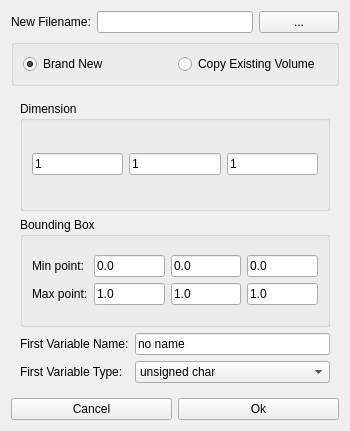
<ui version="4.0" >
 <class>NewVolumeDialog</class>
 <widget class="QWidget" name="NewVolumeDialog" >
  <property name="geometry" >
   <rect>
    <x>0</x>
    <y>0</y>
    <width>350</width>
    <height>431</height>
   </rect>
  </property>
  <property name="windowTitle" >
   <string>New Volume</string>
  </property>
  <layout class="QGridLayout" name="gridLayout_8" >
   <item row="0" column="0" >
    <widget class="QLabel" name="_filenameLabel" >
     <property name="text" >
      <string>New Filename:</string>
     </property>
    </widget>
   </item>
   <item row="0" column="1" colspan="2" >
    <widget class="QLineEdit" name="_filename" />
   </item>
   <item row="0" column="3" >
    <widget class="QPushButton" name="_filenameButton" >
     <property name="text" >
      <string>...</string>
     </property>
    </widget>
   </item>
   <item row="1" column="0" colspan="4" >
    <widget class="QGroupBox" name="_newCopyGroup" >
     <property name="title" >
      <string/>
     </property>
     <property name="checkable" >
      <bool>false</bool>
     </property>
     <layout class="QHBoxLayout" name="horizontalLayout" >
      <item>
       <widget class="QRadioButton" name="_newVolumeButton" >
        <property name="text" >
         <string>Brand New</string>
        </property>
        <property name="checked" >
         <bool>true</bool>
        </property>
       </widget>
      </item>
      <item>
       <widget class="QRadioButton" name="_copyVolumeButton" >
        <property name="text" >
         <string>Copy Existing Volume</string>
        </property>
       </widget>
      </item>
     </layout>
    </widget>
   </item>
   <item row="2" column="0" colspan="4" >
    <widget class="QStackedWidget" name="_newVolumeStack" >
     <property name="currentIndex" >
      <number>0</number>
     </property>
     <widget class="QWidget" name="NewVolumeInformation" >
      <layout class="QGridLayout" name="gridLayout_4" >
       <item row="0" column="0" colspan="2" >
        <widget class="QGroupBox" name="_dimensionGroupBox" >
         <property name="title" >
          <string>Dimension</string>
         </property>
         <layout class="QHBoxLayout" name="horizontalLayout_3" >
          <item>
           <widget class="QLineEdit" name="_dimensionX" >
            <property name="text" >
             <string>1</string>
            </property>
           </widget>
          </item>
          <item>
           <widget class="QLineEdit" name="_dimensionY" >
            <property name="text" >
             <string>1</string>
            </property>
           </widget>
          </item>
          <item>
           <widget class="QLineEdit" name="_dimensionZ" >
            <property name="text" >
             <string>1</string>
            </property>
           </widget>
          </item>
         </layout>
        </widget>
       </item>
       <item row="1" column="0" colspan="2" >
        <widget class="QGroupBox" name="_boundingBoxGroupBox" >
         <property name="title" >
          <string>Bounding Box</string>
         </property>
         <layout class="QGridLayout" name="gridLayout_6" >
          <item row="0" column="0" >
           <layout class="QGridLayout" name="gridLayout_5" >
            <item row="0" column="0" >
             <widget class="QLabel" name="_boundingBoxMinLabel" >
              <property name="text" >
               <string>Min point:</string>
              </property>
             </widget>
            </item>
            <item row="0" column="1" >
             <widget class="QLineEdit" name="_boundingBoxMinX" >
              <property name="text" >
               <string>0.0</string>
              </property>
             </widget>
            </item>
            <item row="0" column="2" >
             <widget class="QLineEdit" name="_boundingBoxMinY" >
              <property name="text" >
               <string>0.0</string>
              </property>
             </widget>
            </item>
            <item row="0" column="3" >
             <widget class="QLineEdit" name="_boundingBoxMinZ" >
              <property name="text" >
               <string>0.0</string>
              </property>
             </widget>
            </item>
            <item row="1" column="0" >
             <widget class="QLabel" name="_boundingBoxMaxLabel" >
              <property name="text" >
               <string>Max point:</string>
              </property>
             </widget>
            </item>
            <item row="1" column="1" >
             <widget class="QLineEdit" name="_boundingBoxMaxX" >
              <property name="text" >
               <string>1.0</string>
              </property>
             </widget>
            </item>
            <item row="1" column="2" >
             <widget class="QLineEdit" name="_boundingBoxMaxY" >
              <property name="text" >
               <string>1.0</string>
              </property>
             </widget>
            </item>
            <item row="1" column="3" >
             <widget class="QLineEdit" name="_boundingBoxMaxZ" >
              <property name="text" >
               <string>1.0</string>
              </property>
             </widget>
            </item>
           </layout>
          </item>
         </layout>
        </widget>
       </item>
       <item row="2" column="0" >
        <widget class="QLabel" name="_variableNameLabel" >
         <property name="text" >
          <string>First Variable Name:</string>
         </property>
        </widget>
       </item>
       <item row="2" column="1" >
        <widget class="QLineEdit" name="_variableName" >
         <property name="text" >
          <string>no name</string>
         </property>
        </widget>
       </item>
       <item row="3" column="0" >
        <widget class="QLabel" name="_variableTypeLabel" >
         <property name="text" >
          <string>First Variable Type:</string>
         </property>
        </widget>
       </item>
       <item row="3" column="1" >
        <widget class="QComboBox" name="_variableType" >
         <item>
          <property name="text" >
           <string>unsigned char</string>
          </property>
         </item>
         <item>
          <property name="text" >
           <string>unsigned short</string>
          </property>
         </item>
         <item>
          <property name="text" >
           <string>unsigned int</string>
          </property>
         </item>
         <item>
          <property name="text" >
           <string>float</string>
          </property>
         </item>
         <item>
          <property name="text" >
           <string>double</string>
          </property>
         </item>
        </widget>
       </item>
      </layout>
     </widget>
     <widget class="QWidget" name="CopyVolumeInformation" >
      <layout class="QGridLayout" name="gridLayout_7" >
       <item row="0" column="0" >
        <widget class="QLabel" name="_volumeCopyLabel" >
         <property name="text" >
          <string>Volume File to Copy:</string>
         </property>
        </widget>
       </item>
       <item row="0" column="1" colspan="3" >
        <spacer name="horizontalSpacer" >
         <property name="orientation" >
          <enum>Qt::Horizontal</enum>
         </property>
         <property name="sizeHint" stdset="0" >
          <size>
           <width>173</width>
           <height>20</height>
          </size>
         </property>
        </spacer>
       </item>
       <item row="1" column="0" colspan="3" >
        <widget class="QLineEdit" name="_volumeCopyFilename" />
       </item>
       <item row="1" column="3" >
        <widget class="QPushButton" name="_volumeCopyFilenameButton" >
         <property name="text" >
          <string>...</string>
         </property>
        </widget>
       </item>
       <item row="2" column="0" colspan="2" >
        <widget class="QCheckBox" name="_extractSubVolume" >
         <property name="text" >
          <string>Extract Sub Volume</string>
         </property>
        </widget>
       </item>
       <item row="2" column="2" colspan="2" >
        <spacer name="horizontalSpacer_2" >
         <property name="orientation" >
          <enum>Qt::Horizontal</enum>
         </property>
         <property name="sizeHint" stdset="0" >
          <size>
           <width>122</width>
           <height>21</height>
          </size>
         </property>
        </spacer>
       </item>
       <item row="3" column="0" colspan="4" >
        <widget class="QTabWidget" name="_extractSubVolumeMethod" >
         <property name="enabled" >
          <bool>false</bool>
         </property>
         <property name="currentIndex" >
          <number>0</number>
         </property>
         <widget class="QWidget" name="tab" >
          <attribute name="title" >
           <string>Using Image Indices</string>
          </attribute>
          <layout class="QGridLayout" name="gridLayout" >
           <item row="0" column="0" >
            <widget class="QLabel" name="_extractSubVolumeMinIndexLabel" >
             <property name="text" >
              <string>Minimum Index:</string>
             </property>
            </widget>
           </item>
           <item row="0" column="1" >
            <widget class="QLineEdit" name="_extractSubVolumeMinIndexX" />
           </item>
           <item row="0" column="2" >
            <widget class="QLineEdit" name="_extractSubVolumeMinIndexY" />
           </item>
           <item row="0" column="3" >
            <widget class="QLineEdit" name="_extractSubVolumeMinIndexZ" />
           </item>
           <item row="1" column="0" >
            <widget class="QLabel" name="_extractSubVolumeMaxIndexLabel" >
             <property name="text" >
              <string>Maximum Index:</string>
             </property>
            </widget>
           </item>
           <item row="1" column="1" >
            <widget class="QLineEdit" name="_extractSubVolumeMaxIndexX" />
           </item>
           <item row="1" column="2" >
            <widget class="QLineEdit" name="_extractSubVolumeMaxIndexY" />
           </item>
           <item row="1" column="3" >
            <widget class="QLineEdit" name="_extractSubVolumeMaxIndexZ" />
           </item>
          </layout>
         </widget>
         <widget class="QWidget" name="tab_2" >
          <attribute name="title" >
           <string>Using Bounding Box</string>
          </attribute>
          <layout class="QGridLayout" name="gridLayout_3" >
           <item row="0" column="0" >
            <layout class="QGridLayout" name="gridLayout_2" >
             <item row="0" column="0" >
              <widget class="QLabel" name="_extractSubVolumeMinLabel" >
               <property name="text" >
                <string>Min point:</string>
               </property>
              </widget>
             </item>
             <item row="0" column="1" >
              <widget class="QLineEdit" name="_extractSubVolumeMinX" />
             </item>
             <item row="0" column="2" >
              <widget class="QLineEdit" name="_extractSubVolumeMinY" />
             </item>
             <item row="0" column="3" >
              <widget class="QLineEdit" name="_extractSubVolumeMinZ" />
             </item>
             <item row="1" column="0" >
              <widget class="QLabel" name="_extractSubVolumeMaxLabel" >
               <property name="text" >
                <string>Max point:</string>
               </property>
              </widget>
             </item>
             <item row="1" column="1" >
              <widget class="QLineEdit" name="_extractSubVolumeMaxX" />
             </item>
             <item row="1" column="2" >
              <widget class="QLineEdit" name="_extractSubVolumeMaxY" />
             </item>
             <item row="1" column="3" >
              <widget class="QLineEdit" name="_extractSubVolumeMaxZ" />
             </item>
            </layout>
           </item>
           <item row="1" column="0" >
            <widget class="QGroupBox" name="_extractSubVolumeBoundingBoxDimensionGroup" >
             <property name="title" >
              <string>Dimension of sub volume sample</string>
             </property>
             <layout class="QHBoxLayout" name="horizontalLayout_2" >
              <item>
               <widget class="QLineEdit" name="_extractSubVolumeBoundingBoxDimX" />
              </item>
              <item>
               <widget class="QLineEdit" name="_extractSubVolumeBoundingBoxDimY" />
              </item>
              <item>
               <widget class="QLineEdit" name="_extractSubVolumeBoundingBoxDimZ" />
              </item>
             </layout>
            </widget>
           </item>
          </layout>
         </widget>
        </widget>
       </item>
      </layout>
      <zorder>horizontalSpacer</zorder>
      <zorder>label</zorder>
      <zorder>_volumeCopyFilename</zorder>
      <zorder>_volumeCopyFilenameButton</zorder>
      <zorder>_extractSubVolume</zorder>
      <zorder>horizontalSpacer_2</zorder>
      <zorder>_extractSubVolumeMethod</zorder>
      <zorder>_volumeCopyLabel</zorder>
     </widget>
    </widget>
   </item>
   <item row="3" column="0" colspan="2" >
    <widget class="QPushButton" name="_cancel" >
     <property name="text" >
      <string>Cancel</string>
     </property>
    </widget>
   </item>
   <item row="3" column="2" colspan="2" >
    <widget class="QPushButton" name="_ok" >
     <property name="text" >
      <string>Ok</string>
     </property>
    </widget>
   </item>
  </layout>
 </widget>
 <resources/>
 <connections>
  <connection>
   <sender>_extractSubVolume</sender>
   <signal>toggled(bool)</signal>
   <receiver>_extractSubVolumeMethod</receiver>
   <slot>setEnabled(bool)</slot>
   <hints>
    <hint type="sourcelabel" >
     <x>109</x>
     <y>180</y>
    </hint>
    <hint type="destinationlabel" >
     <x>174</x>
     <y>288</y>
    </hint>
   </hints>
  </connection>
 </connections>
</ui>
